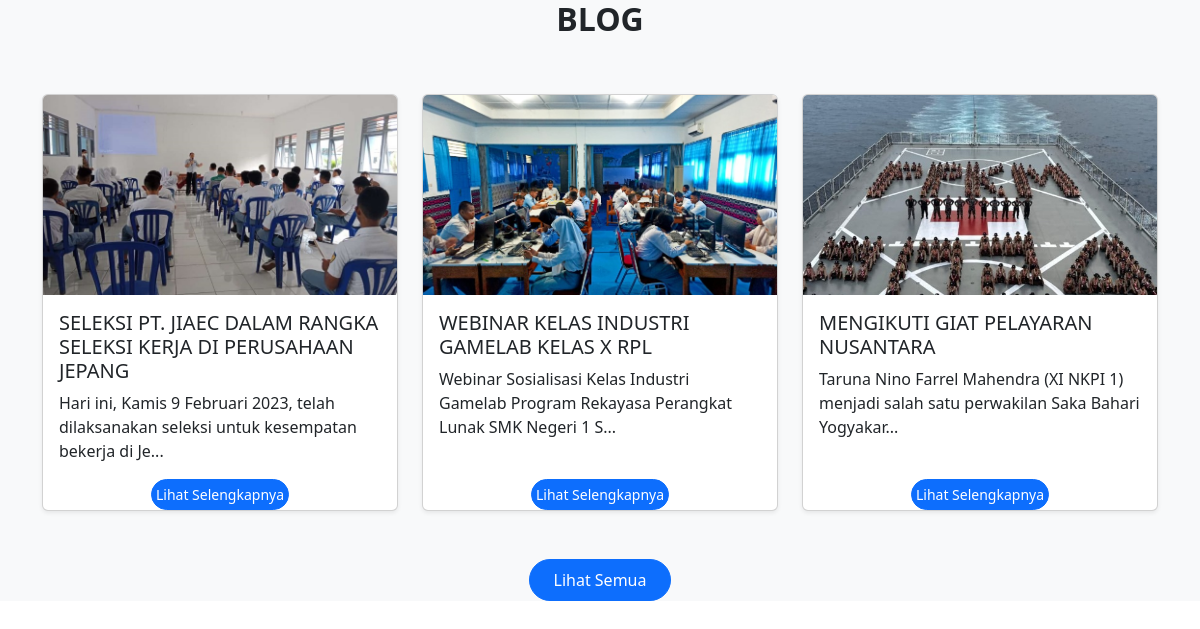
/frontend/pages/blog.php, run on the app's committed database.
### tables this page shows
CREATE TABLE `blogs` (
  `id` int NOT NULL,
  `image` varchar(200) NOT NULL,
  `title` varchar(200) NOT NULL,
  `content` text NOT NULL
);

### frontend/pages/blog.php (the view, shortened to what this page needs)
<link href="https://cdn.jsdelivr.net/npm/bootstrap@5.3.0/dist/css/bootstrap.min.css" rel="stylesheet">
<?php
$qblog = "SELECT * FROM blogs LIMIT 3";
$resultblog = mysqli_query($connect, $qblog) or die(mysqli_error($connect));
?>
<link href="https://cdn.jsdelivr.net/npm/bootstrap@5.3.0/dist/css/bootstrap.min.css" rel="stylesheet">
<section id="blog" class="site-section bg-light">
    <div class="container">
        <div class="row justify-content-center mb-5">
            <div class="col-md-7 text-center">
                <h2 class="fw-bold">BLOG</h2>
            </div>
        </div>
        <div class="row blog-entries">
            <?php if ($resultblog && $resultblog->num_rows > 0) : ?>
                <?php while ($row = $resultblog->fetch_object()) : ?>
                    <div class="col-md-4 col-sm-6 col-12 mb-4">
                        <div class="blog-entry card h-100 shadow-sm" style="cursor:pointer;">
                            <a href="./pages/detail/blog.php?id=<?= $row->id ?>" class="blog-link">
                                <?php if (!empty($row->image)) : ?>
                                    <img src="../storages/blog/<?= htmlspecialchars($row->image) ?>"
                                        alt="Image placeholder" class="card-img-top"
                                        style="height:200px; object-fit:cover;">
                                <?php else: ?>
                                    <img src="templates-user/images/no-image.png"
                                        alt="No Image" class="card-img-top"
                                        style="height:200px; object-fit:cover;">
                                <?php endif; ?>
                                <div class="card-body">
                                    <h5 class="card-title"><?= htmlspecialchars($row->title) ?></h5>
                                    <p class="card-text"><?= substr(strip_tags($row->content), 0, 90) ?>...</p>
                                </div>
                                <div class="mt-auto text-center">
                                    <a href="./pages/detail/blog    .php?id=<?= $row->id ?>"
                                        class="btn btn-primary btn-sm rounded-pill px-1">
                                        Lihat Selengkapnya
                                    </a>
                                </div>
                            </a>
                        </div>
                    </div>
                <?php endwhile; ?>
            <?php else: ?>
                <div class="col-12 text-center">
                    <p>Belum ada blog.</p>
                </div>
            <?php endif; ?>
        </div>
        <div class="text-center mt-4">
            <a href="./pages/detail/allBlog.php" class="btn btn-primary px-4 py-2 rounded-pill">Lihat Semua</a>
        </div>
    </div>
</section>

### frontend/pages/blog.php (style rules this page uses)
.blog-link { text-decoration: none !important; color: inherit !important; }

### data on the page
blogs: image (picture), title "SELEKSI PT. JIAEC DALAM RANGKA SELEKSI KERJA DI PERUSAHAAN JEPANG", content "Hari ini, Kamis 9 Februari 2023, telah dilaksanakan seleksi untuk kesempatan bekerja di Je"
blogs: image (picture), title "WEBINAR KELAS INDUSTRI GAMELAB KELAS X RPL", content "Webinar Sosialisasi Kelas Industri Gamelab Program Rekayasa Perangkat Lunak SMK Negeri 1 S"
blogs: image (picture), title "MENGIKUTI GIAT PELAYARAN NUSANTARA", content "Taruna Nino Farrel Mahendra (XI NKPI 1) menjadi salah satu perwakilan Saka Bahari Yogyakar"
